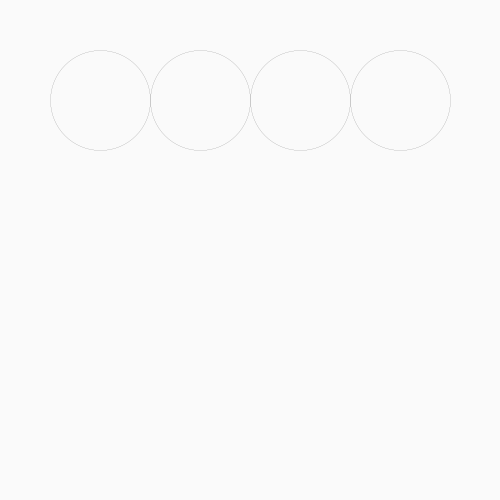
Frame 1 (no input)
Frame 60 (the mouse pressed at the canvas centre just before this capture): identical to frame 1, image omitted
Frame 120 (the mouse held since frame 60 and released just before this capture): identical to frame 1, image omitted

The Processing sketch that drew this single still picture (run headless with seeded random() and noise(); from frame 60 on, the mouse is pressed at the canvas centre):

// Processing sketch: BasicDrawing05
// ── BasicDrawing05.pde
float x,y,newX,newY;

void setup(){
size(500,500);

}


void draw(){
background(250);

//draw a shape
strokeWeight(0.05);
stroke(40); //try changing the colours 
noFill();
//random position 
//float x=random(500);
float y=random(500);


//rect(250,250,100,100);
for(int x=100;x<500;x+=100){
ellipse(x,100,100,100);

}
}
